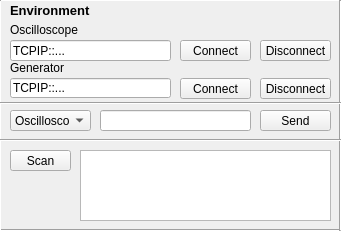
   <widget class="QFrame" name="frame">
    <property name="geometry">
     <rect>
      <x>300</x>
      <y>0</y>
      <width>341</width>
      <height>231</height>
     </rect>
    </property>
    <property name="frameShape">
     <enum>QFrame::StyledPanel</enum>
    </property>
    <property name="frameShadow">
     <enum>QFrame::Raised</enum>
    </property>
    <widget class="QLabel" name="label">
     <property name="geometry">
      <rect>
       <x>10</x>
       <y>0</y>
       <width>91</width>
       <height>21</height>
      </rect>
     </property>
     <property name="font">
      <font>
       <pointsize>10</pointsize>
       <weight>75</weight>
       <bold>true</bold>
      </font>
     </property>
     <property name="text">
      <string>Environment</string>
     </property>
     <property name="textFormat">
      <enum>Qt::AutoText</enum>
     </property>
     <property name="wordWrap">
      <bool>false</bool>
     </property>
    </widget>
    <widget class="QLineEdit" name="oscilloscope_addr">
     <property name="geometry">
      <rect>
       <x>10</x>
       <y>40</y>
       <width>161</width>
       <height>21</height>
      </rect>
     </property>
     <property name="text">
      <string>TCPIP::...</string>
     </property>
    </widget>
    <widget class="QPushButton" name="oscilloscope_conn_butt">
     <property name="geometry">
      <rect>
       <x>180</x>
       <y>40</y>
       <width>71</width>
       <height>21</height>
      </rect>
     </property>
     <property name="text">
      <string>Connect</string>
     </property>
    </widget>
    <widget class="QLabel" name="label_3">
     <property name="geometry">
      <rect>
       <x>10</x>
       <y>20</y>
       <width>181</width>
       <height>20</height>
      </rect>
     </property>
     <property name="text">
      <string>Oscilloscope</string>
     </property>
    </widget>
    <widget class="QLabel" name="label_4">
     <property name="geometry">
      <rect>
       <x>10</x>
       <y>58</y>
       <width>181</width>
       <height>20</height>
      </rect>
     </property>
     <property name="text">
      <string>Generator</string>
     </property>
    </widget>
    <widget class="QPushButton" name="generator_conn_butt">
     <property name="geometry">
      <rect>
       <x>180</x>
       <y>78</y>
       <width>71</width>
       <height>21</height>
      </rect>
     </property>
     <property name="text">
      <string>Connect</string>
     </property>
    </widget>
    <widget class="QLineEdit" name="generator_addr">
     <property name="geometry">
      <rect>
       <x>10</x>
       <y>78</y>
       <width>161</width>
       <height>20</height>
      </rect>
     </property>
     <property name="text">
      <string>TCPIP::...</string>
     </property>
    </widget>
    <widget class="Line" name="line_7">
     <property name="geometry">
      <rect>
       <x>0</x>
       <y>220</y>
       <width>341</width>
       <height>21</height>
      </rect>
     </property>
     <property name="orientation">
      <enum>Qt::Horizontal</enum>
     </property>
    </widget>
    <widget class="Line" name="line_14">
     <property name="geometry">
      <rect>
       <x>0</x>
       <y>-10</y>
       <width>341</width>
       <height>21</height>
      </rect>
     </property>
     <property name="orientation">
      <enum>Qt::Horizontal</enum>
     </property>
    </widget>
    <widget class="Line" name="line_15">
     <property name="geometry">
      <rect>
       <x>-10</x>
       <y>0</y>
       <width>20</width>
       <height>231</height>
      </rect>
     </property>
     <property name="orientation">
      <enum>Qt::Vertical</enum>
     </property>
    </widget>
    <widget class="Line" name="line_16">
     <property name="geometry">
      <rect>
       <x>330</x>
       <y>0</y>
       <width>20</width>
       <height>231</height>
      </rect>
     </property>
     <property name="orientation">
      <enum>Qt::Vertical</enum>
     </property>
    </widget>
    <widget class="QPushButton" name="reset_osc_butt">
     <property name="geometry">
      <rect>
       <x>260</x>
       <y>40</y>
       <width>71</width>
       <height>21</height>
      </rect>
     </property>
     <property name="text">
      <string>Disconnect</string>
     </property>
    </widget>
    <widget class="QPushButton" name="reset_gen_butt">
     <property name="geometry">
      <rect>
       <x>260</x>
       <y>78</y>
       <width>71</width>
       <height>21</height>
      </rect>
     </property>
     <property name="text">
      <string>Disconnect</string>
     </property>
    </widget>
    <widget class="Line" name="line_23">
     <property name="geometry">
      <rect>
       <x>0</x>
       <y>130</y>
       <width>341</width>
       <height>21</height>
      </rect>
     </property>
     <property name="orientation">
      <enum>Qt::Horizontal</enum>
     </property>
    </widget>
    <widget class="QPushButton" name="scan_res_butt">
     <property name="geometry">
      <rect>
       <x>10</x>
       <y>150</y>
       <width>61</width>
       <height>21</height>
      </rect>
     </property>
     <property name="text">
      <string>Scan</string>
     </property>
    </widget>
    <widget class="QPlainTextEdit" name="res_plain_text">
     <property name="geometry">
      <rect>
       <x>80</x>
       <y>150</y>
       <width>251</width>
       <height>71</height>
      </rect>
     </property>
     <property name="readOnly">
      <bool>true</bool>
     </property>
    </widget>
    <widget class="Line" name="line_48">
     <property name="geometry">
      <rect>
       <x>0</x>
       <y>93</y>
       <width>341</width>
       <height>21</height>
      </rect>
     </property>
     <property name="orientation">
      <enum>Qt::Horizontal</enum>
     </property>
    </widget>
    <widget class="QComboBox" name="comboBox_resources">
     <property name="geometry">
      <rect>
       <x>10</x>
       <y>110</y>
       <width>81</width>
       <height>21</height>
      </rect>
     </property>
     <item>
      <property name="text">
       <string>Oscilloscope</string>
      </property>
     </item>
     <item>
      <property name="text">
       <string>Generator</string>
      </property>
     </item>
    </widget>
    <widget class="QLineEdit" name="resource_command_text">
     <property name="geometry">
      <rect>
       <x>100</x>
       <y>110</y>
       <width>151</width>
       <height>21</height>
      </rect>
     </property>
     <property name="text">
      <string/>
     </property>
    </widget>
    <widget class="QPushButton" name="command_send_butt">
     <property name="geometry">
      <rect>
       <x>260</x>
       <y>110</y>
       <width>71</width>
       <height>21</height>
      </rect>
     </property>
     <property name="text">
      <string>Send</string>
     </property>
    </widget>
   </widget>
